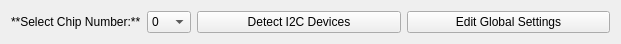
   <widget class="QWidget" name="layoutWidget">
    <property name="geometry">
     <rect>
      <x>20</x>
      <y>20</y>
      <width>621</width>
      <height>44</height>
     </rect>
    </property>
    <layout class="QHBoxLayout" name="horizontalLayout_2">
     <item>
      <widget class="QLabel" name="label_11">
       <property name="sizePolicy">
        <sizepolicy hsizetype="Fixed" vsizetype="Preferred">
         <horstretch>0</horstretch>
         <verstretch>0</verstretch>
        </sizepolicy>
       </property>
       <property name="text">
        <string>**Select Chip Number:**</string>
       </property>
       <property name="textFormat">
        <enum>Qt::MarkdownText</enum>
       </property>
       <property name="scaledContents">
        <bool>false</bool>
       </property>
       <property name="buddy">
        <cstring>chipNumber</cstring>
       </property>
      </widget>
     </item>
     <item>
      <widget class="QComboBox" name="chipNumber">
       <property name="sizePolicy">
        <sizepolicy hsizetype="Fixed" vsizetype="Fixed">
         <horstretch>0</horstretch>
         <verstretch>0</verstretch>
        </sizepolicy>
       </property>
       <item>
        <property name="text">
         <string>0</string>
        </property>
       </item>
       <item>
        <property name="text">
         <string>1</string>
        </property>
       </item>
       <item>
        <property name="text">
         <string>2</string>
        </property>
       </item>
       <item>
        <property name="text">
         <string>3</string>
        </property>
       </item>
       <item>
        <property name="text">
         <string>4</string>
        </property>
       </item>
       <item>
        <property name="text">
         <string>5</string>
        </property>
       </item>
       <item>
        <property name="text">
         <string>6</string>
        </property>
       </item>
       <item>
        <property name="text">
         <string>7</string>
        </property>
       </item>
       <item>
        <property name="text">
         <string>8</string>
        </property>
       </item>
       <item>
        <property name="text">
         <string>9</string>
        </property>
       </item>
       <item>
        <property name="text">
         <string>10</string>
        </property>
       </item>
       <item>
        <property name="text">
         <string>11</string>
        </property>
       </item>
       <item>
        <property name="text">
         <string>12</string>
        </property>
       </item>
       <item>
        <property name="text">
         <string>13</string>
        </property>
       </item>
       <item>
        <property name="text">
         <string>14</string>
        </property>
       </item>
       <item>
        <property name="text">
         <string>15</string>
        </property>
       </item>
       <item>
        <property name="text">
         <string>16</string>
        </property>
       </item>
       <item>
        <property name="text">
         <string>17</string>
        </property>
       </item>
       <item>
        <property name="text">
         <string>18</string>
        </property>
       </item>
       <item>
        <property name="text">
         <string>19</string>
        </property>
       </item>
       <item>
        <property name="text">
         <string>20</string>
        </property>
       </item>
       <item>
        <property name="text">
         <string>21</string>
        </property>
       </item>
       <item>
        <property name="text">
         <string>22</string>
        </property>
       </item>
       <item>
        <property name="text">
         <string>23</string>
        </property>
       </item>
       <item>
        <property name="text">
         <string>24</string>
        </property>
       </item>
       <item>
        <property name="text">
         <string>25</string>
        </property>
       </item>
       <item>
        <property name="text">
         <string>26</string>
        </property>
       </item>
       <item>
        <property name="text">
         <string>27</string>
        </property>
       </item>
       <item>
        <property name="text">
         <string>28</string>
        </property>
       </item>
       <item>
        <property name="text">
         <string>29</string>
        </property>
       </item>
       <item>
        <property name="text">
         <string>30</string>
        </property>
       </item>
       <item>
        <property name="text">
         <string>31</string>
        </property>
       </item>
      </widget>
     </item>
     <item>
      <widget class="QPushButton" name="detectI2CDevices">
       <property name="text">
        <string>Detect I2C Devices</string>
       </property>
       <property name="flat">
        <bool>false</bool>
       </property>
      </widget>
     </item>
     <item>
      <widget class="QPushButton" name="editGlobalSettings">
       <property name="text">
        <string>Edit Global Settings</string>
       </property>
      </widget>
     </item>
    </layout>
   </widget>
